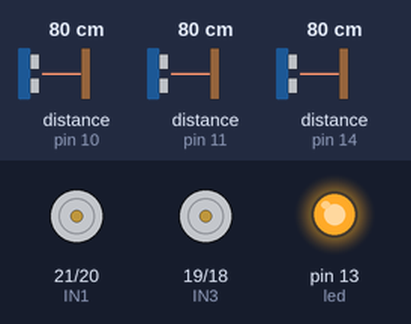
The sketch below on a simulated Arduino Mega 2560, built with avr-gcc and run on an emulated ATmega2560. On the bench: motor-driver pin pairs drawn as motors (green arrow = first pin HIGH = forward, orange = second pin HIGH = backward, longer = more drive, scaled by the enable pin), output pins drawn as LEDs (lit = HIGH). Wiring (inferred from the names in the program): 3 × ultrasonic range finder: trigger pin 9, echo pin 10 / trigger pin 12, echo pin 11 / trigger pin 15, echo pin 14. The inputs (shaded band) are chosen by the test bench; at power-on: distance to the obstacle (sensors on pin 14, pin 10, pin 11) 80 cm. The echo pulse lasts 58.3 µs per cm; pins used as bus, display or sensor lines are not drawn.

Above: at 0.8 s.
0.9 s: distance to the obstacle (sensor on pin 14) set to 6 cm
2.4 s: distance to the obstacle (sensor on pin 14) set to 3 cm
At 3.2 s:
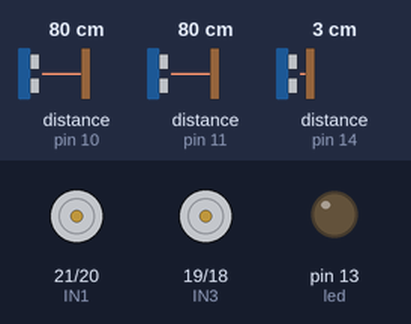
At 4.3 s:
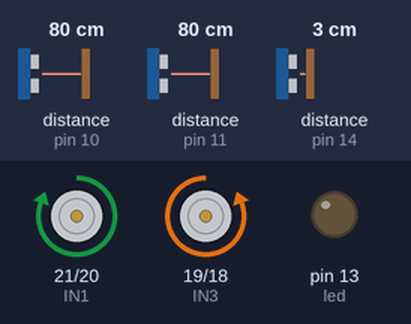
5.4 s: distance to the obstacle (sensor on pin 10) set to 76 cm
At 5.8 s:
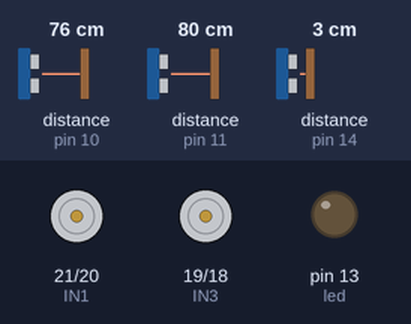
8.4 s: distance to the obstacle (sensor on pin 10) set to 120 cm
11.4 s: distance to the obstacle (sensor on pin 10) set to 2 cm
Timing chart, 0 to 15.4 s (numbered marks = the images above; inputs shaded):
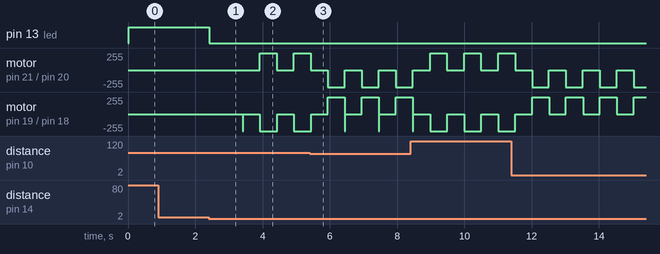

Measured:
- the behaviour switches between 5 and 4 cm on distance to the obstacle (sensor on pin 14) (found by bisection; images 0 and 1)
- the behaviour switches between 80 and 79 cm on distance to the obstacle (sensor on pin 10) (found by bisection; images 2 and 3)
- after the input at 0.9 s, every drawn part: stays the same
- after the input at 2.4 s, pin 13 (led): HIGH → LOW at once; motor on pin 21 (IN1) / pin 20 (IN2): stopped → forward 255/255 after 1.5 s, → stopped 0.50 s later, → forward 255/255 0.51 s later; motor on pin 19 (IN3) / pin 18 (IN4): stopped → backward 255/255 after 1.5 s, → stopped 0.51 s later, → backward 255/255 0.50 s later

The sketch:

DemoV3.ino
```cpp
///////////////////////////////////////////////////
// for sonar
float duration1; //Variable used in the left sonar
float distance1; //Variable used in the left sonar
float PD1;       //This is the previous Distance value

float duration2; //Variable used in the front sonar
float distance2; //Variable used in the front sonar
float PD2;

float duration3; //Variable used in the right sonar
float distance3; //Variable used in the right sonar
float PD3;

int echo2 = 14;  //Variable to collect the distace data in the sonar for the front sensor
int trig2 = 15;  //Variable to trigger the sonar to send a pulse of sound for the front sensor

int echo1 = 11;  //Variable to collect the distace data in the sonar for the left sensor
int trig1 = 12;  //Variable to trigger the sonar to send a pulse of sound for the left sensor

int echo3 = 10;  //Variable to collect the distace data in the sonar for the right sensor
int trig3 = 9;  //Variable to trigger the sonar to send a pulse of sound for the right sensor

///////////////////////////////////////////////////
// for motors and encoders
int ENA = 23;   //Enable pin to turn on Robot's RIGHT motor and to control its strength
int ENB = 22;   //Enable pin to turn on Robot's LEFT motor and to control its strength
int IN1 = 21;   //Binary logic to control the Robot's RIGHT Motor's direction
int IN2 = 20;   //Binary logic to control the Robot's RIGHT Motor's direction
int IN3 = 19;   //Binary logic to control the Robot's LEFT Motor's direction
int IN4 = 18;   //Binary logic to control the Robot's LEFT Motor's direction


int encoder0PinA = 7; //Variable for Encoder
int encoder0PinB = 8; //Variable for Encoder
volatile long encoder0Pos = 0;
long encoder0LastPos = 0;

///////////////////////////////////////////////////
// Logic and other expressions
float frontLimit = 6; //limit of distance to the front in cm

int n = LOW;
int encoder0PinALast = LOW;

int defaultMotorSpeed = 210;   //Controls how much power is being sent to the motors. The scale is from 0-255;

int led = 13;   //Pin to turn the led on the teensy3.2 on or off

float list[5]; // we will print this list
//[leftSonarDistance,frontSonarDistance,rightSonarDistance,xPosition,yPosition];
//list[0]=leftSonarDistance;
//list[1]=frontSonarDistance;
//list[2]=rightSonarDistance;
//list[3]=xPosition;
//list[4]=yPosition;

float x = 0; //x position
float y = 0; //y position

int compass = 10;
//10 north
//20 east
//30 south
//40 west

int i;
int j = 2; //used for logic

void setup() {

  // put your setup code here, to run once:
  //Motor PinModes
  pinMode(ENA, OUTPUT);
  pinMode(ENB, OUTPUT);
  pinMode(IN1, OUTPUT);
  pinMode(IN2, OUTPUT);
  pinMode(IN3, OUTPUT);
  pinMode(IN4, OUTPUT);
  analogWrite(ENA, 0);
  analogWrite(ENB, 0);

  //Sonar PinModes
  pinMode(echo2, INPUT);
  pinMode(trig2, OUTPUT);
  pinMode(echo1, INPUT);
  pinMode(trig1, OUTPUT);
  pinMode(echo3, INPUT);
  pinMode(trig3, OUTPUT);


  //Encoder PinModes
  pinMode(encoder0PinA, INPUT_PULLUP);
  pinMode(encoder0PinB, INPUT_PULLUP);
  attachInterrupt(digitalPinToInterrupt(encoder0PinA), encoder, RISING);

  pinMode(led, OUTPUT);
  Serial.begin(9600);

  liftoff();
}

void loop() {
  // put your main code here, to run repeatedly:
  explore();
}
```

Location.ino
```cpp
void UpdateCompassRightTurn() {
  if (compass == 10) {
    compass = 20;
  }
  else if (compass == 20) {
    compass = 30;
  }
  else if (compass == 30) {
    compass = 40;
  }
  else if (compass == 40) {
    compass = 10;
  }
}

void UpdateCompassLeftTurn() {
  if (compass == 10) {
    compass = 40;
  }
  else if (compass == 20) {
    compass = 10;
  }
  else if (compass == 30) {
    compass = 20;
  }
  else if (compass == 40) {
    compass = 10;
  }
}


void pos() {
  if (compass == 10) {
    //then it was going north and only y was increasing
    y = y + encoder0Pos * 0.011;
    list[4] = y;
  }
  else if (compass == 20) {
    //then it was going east and only x was increasing
    x = x + encoder0Pos * 0.011;
    list[3] = x;
  }
  else if (compass == 30) {
    //then it was going south and only y was decreasing
    y = y - encoder0Pos * 0.011;
    list[4] = y;
  }
  else if (compass == 40) {
    //then it was going west and only x was decreasing
    x = x - encoder0Pos * 0.011;
    list[3] = x;
  }
}
```

MISC.ino
```cpp
void SerPrint() {
  //print out the stored values to serial
  for (i = 0; i < 5; i++) {
    Serial.print(list[i]);
    if (i < 4) {
      Serial.print(" , ");
    }
    else if (i == 4) {
      Serial.println();
    }
  }
}

void liftoff() {
  sonar();
  digitalWrite(13, HIGH); //turns on Teensy led

  while (distance2 > 4)
    sonar();

  digitalWrite(13, LOW);
  delay(1000);
}
```

MainCode.ino
```cpp
void explore() {
  while (j = 2 && encoder0Pos < 451) {
    //count up encoder0Pos until it reaches 450 or j !=2
    //j !=2 if the front limit is reached
    forward();
    sonar(); //run sonar to check for a obstacle in front of the robot

    //check to see if you will run into a wall
    if (distance2 <= frontLimit) {
      j = 3; //this is to stop the while loop
      halt();
      delay(500);
      // save the last position of the encoder before you start to turn and get error
      encoder0LastPos = encoder0Pos;

      //check if there is an opening to turn right
      if (distance1 <= distance3) {
        turncw(); //turn to the right
        UpdateCompassRightTurn();
        delay(500);
      }
      //if not turn left
      else {
        turnccw(); //turn to the left
        UpdateCompassLeftTurn();
        delay(500);
      }
      //I still need to program statements to do a 180 if it can't turn left or right

      // reset the encoder0Pos to what it was before turning
      encoder0Pos = encoder0LastPos;
    }

  }

  //update the position of the robot
  pos();

  //print stored values to serial
  SerPrint();

  //reset the encoders
  //reset the logic control
  encoder0Pos = 0;
  j = 2;
}
```

Motor_Control.ino
```cpp
void forward(int leftSpeed, int rightSpeed) {
  // function to move the robot forward and allows for acceleration of the wheels

  analogWrite(ENA, rightSpeed);
  // (motorpowerENA controls the power through PWM ie: quarter, half, fullpower, and is used to turn the motor off and on)
  // (rightSpeed is the speed for the right motor that is used in the PID control)

  digitalWrite(IN1, LOW);
  digitalWrite(IN2, HIGH);
  // Switch Polarity of 1 side of the motor

  analogWrite(ENB, leftSpeed);
  digitalWrite(IN3, LOW);
  digitalWrite(IN4, HIGH);
  // Note: do not have both motor logics the same, this will damage the motor
  // Note: MotorPowerENA
  // This combination turns this wheel cw
}


void forward() {
  // function to move the robot forward with a default speed of the motor
  // so the wheels are going at a constant velocity ie: no acceleration

  analogWrite(ENA, 100);
  //digitalWrite(ENA, HIGH);
  // (ENA controls the power through PWM ie: quarter, half, fullpower, and is used to turn the motor off and on)
  // (defaultMotorSpeed is a default speed given to the motors)

  digitalWrite(IN1, LOW); // Switch Polarity of 1 side of the motor
  digitalWrite(IN2, HIGH); // Switch Polarity of 1 side of the motor

  analogWrite(ENB, defaultMotorSpeed);
  //digitalWrite(ENB, HIGH);
  digitalWrite(IN3, LOW);
  digitalWrite(IN4, HIGH);
  // Note: do not have both motor logics the same, this will damage the motor
  // Note: ENA
  // This combination turns this wheel cw
}


void turnccw() {

  analogWrite(ENA, defaultMotorSpeed);
  digitalWrite(IN1, LOW);
  digitalWrite(IN2, HIGH);
  // turns ccw

  analogWrite(ENB, defaultMotorSpeed);
  digitalWrite(IN3, HIGH);
  digitalWrite(IN4, LOW);
  // turns cw
}

void turncw() {

  analogWrite(ENA, defaultMotorSpeed);
  digitalWrite(IN1, HIGH);
  digitalWrite(IN2, LOW);
  // turns cw

  analogWrite(ENB, defaultMotorSpeed);
  digitalWrite(IN3, LOW);
  digitalWrite(IN4, HIGH);
  // turns cw
}

void backward() {

  analogWrite(ENA, defaultMotorSpeed);
  digitalWrite(IN1, HIGH);
  digitalWrite(IN2, LOW);
  // turns ccw

  analogWrite(ENB, defaultMotorSpeed);
  digitalWrite(IN3, HIGH);
  digitalWrite(IN4, LOW);
  // turns ccw
}

void halt() {
  analogWrite(ENA, 0);
  analogWrite(ENB, 0);

}
```

Sensors.ino
```cpp
void encoder() {
  n = digitalRead(encoder0PinA);
  if ((encoder0PinALast == LOW) && (n == HIGH)) {
    if (digitalRead(encoder0PinB) == HIGH) {
      encoder0Pos--;
    }
    else {
      encoder0Pos++;
    }
  }
}

void sonar() {
  // put your main code here, to run repeatedly:
  //////////////////////////////////////////////

  // This is for the left sensor
  digitalWrite(trig1, LOW);
  delayMicroseconds(2);
  // we are initializing the sonar sensor

  digitalWrite(trig1, HIGH);
  delayMicroseconds(10);
  digitalWrite(trig1, LOW);
  // we are sending a pulse of 10 uS of sound to measure distance

  duration1 = pulseIn(echo1, HIGH);
  //pulseIn is reading the time it takes for the signal to bounce off of the object and records the distance
  distance1 = duration1 / 58;
  //list[1]=distance1;

  if (distance1 <= 400) {
    PD1 = distance1;
    //list[1]=PD1;
  }

  //////////////////////////////////////////////
  // This is for the front sensor
  digitalWrite(trig2, LOW);
  delayMicroseconds(2);

  digitalWrite(trig2, HIGH);
  delayMicroseconds(10);
  digitalWrite(trig2, LOW);

  duration2 = pulseIn(echo2, HIGH);
  distance2 = duration2 / 58;
  //list[2]=distance2;

  if (distance2 <= 400) {
    PD2 = distance2;
    //list[2]=PD2;
  }

  //////////////////////////////////////////////
  // This is for the right sensor
  digitalWrite(trig3, LOW);
  delayMicroseconds(2);

  digitalWrite(trig3, HIGH);
  delayMicroseconds(10);
  digitalWrite(trig3, LOW);

  duration3 = pulseIn(echo3, HIGH);
  distance3 = duration3 / 58;
  //list[3]=distance3;

  if (distance3 <= 400) {
    PD3 = distance3;
    //list[3]=distance3;
  }

  //divide by 58 to convert to cm
  //divide by 148 for inches

  /////////////////////////////////////////////
  // filter out values
  if (distance1 <= 400 ) {
    // the sonar sensor has a max distance reading of 400 cm
    //Serial.print(" L ");
    //Serial.print(distance1); // this is the left sonar sensor
    //Serial.print(" , ");
    list[0] = distance1;
  }
  else if (distance1 > 400) {
    //Serial.print(" L ");
    //Serial.print(PD1);
    //Serial.print(" , ");
    list[0] = PD1;
  }

  if (distance2 <= 400 ) {
    // the sonar sensor has a max distance reading of 400 cm
    //Serial.print(" F ");
    //Serial.print(distance2);  //this is the front sonar sensor
    //Serial.print(" , ");
    list[1] = distance2;
  }

  else if (distance2 > 400) {
    //Serial.print(" F ");
    //Serial.print(PD2);
    //Serial.print(" , ");
    list[1] = PD2;
  }

  if (distance3 <= 400 ) {
    //Serial.print(" R ");
    //Serial.print(distance3); // this is the right sonar sensor
    //Serial.print(" , ");
    list[2] = distance3;
  }
  else if (distance3 > 400) {
    //Serial.print(" R ");
    //Serial.print(PD3);
    //Serial.print(" , ");
    list[2] = PD3;
  }
  //  Serial.print(x);
  //  Serial.print(" , ");
  //  Serial.println(y);
  //  Serial.println();
  //  delay(200);

}
```
